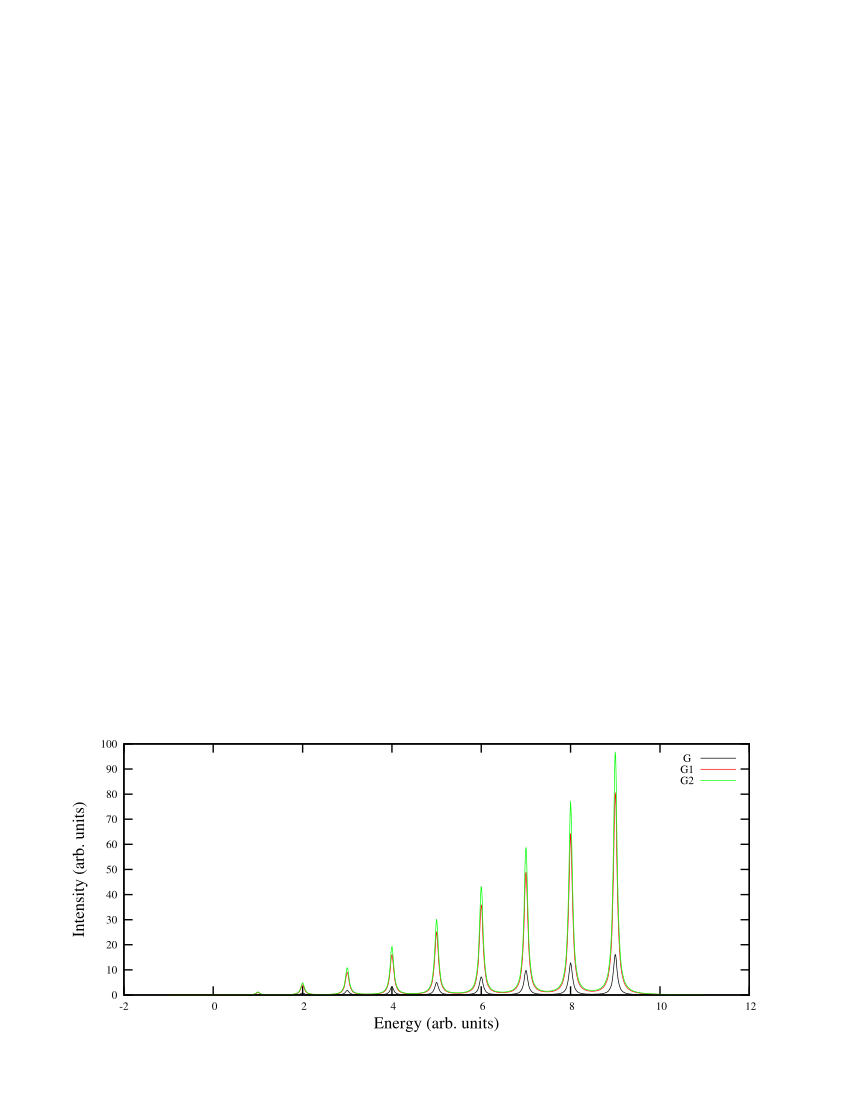

The script that saved this image:
set autoscale                          # scale axes automatically
set xtic auto                          # set xtics automatically
set ytic auto                          # set ytics automatically
set style line  1 lt 1 lw 1 lc rgb "#000000"
set style line  2 lt 1 lw 1 lc rgb "#FF0000"
set style line  3 lt 1 lw 1 lc rgb "#00FF00"
set style line  4 lt 1 lw 1 lc rgb "#0000FF"
set style line  5 lt 1 lw 3 lc rgb "#808080"
set style line  6 lt 1 lw 3 lc rgb "#00FFFF"
set style line  7 lt 1 lw 3 lc rgb "#FF00FF"
set style line  8 lt 1 lw 3 lc rgb "#FFFF00"

set xlabel "Energy (arb. units)" font "Times-Roman,12"
set ylabel "Intensity (arb. units)" font "Times-Roman,12"

set size 1.0, 0.3
set terminal postscript portrait enhanced color  "Times-Roman" 8
     
set output "SpectraMath.ps"

plot "SpectraMath.dat"  using 1:(-$3  ) title 'G ' with lines ls  1,\
     "SpectraMath1.dat" using 1:(-$3  ) title 'G1' with lines ls  2,\
     "SpectraMath2.dat" using 1:(-$3  ) title 'G2' with lines ls  3
